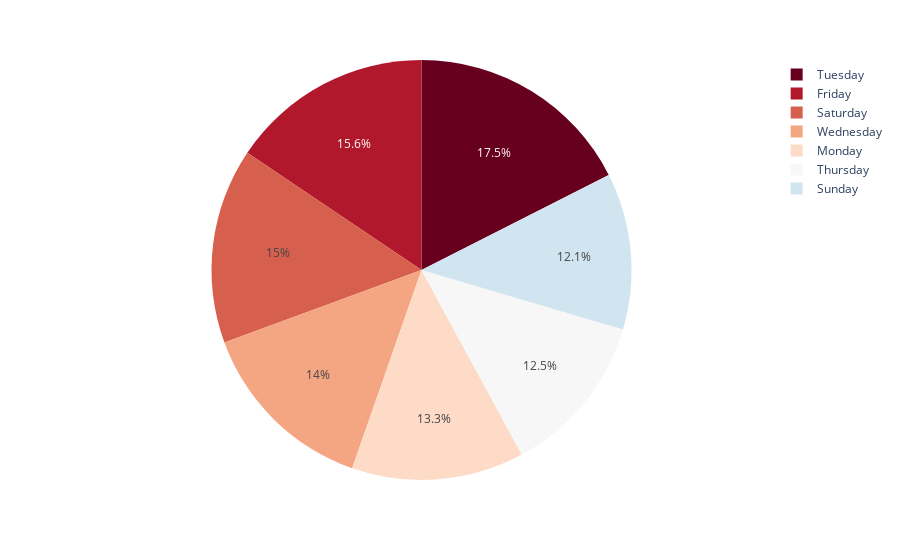

The cell this chart's notebook holds for it:
### Code cell
fig = px.pie(date, names="day", values="minutes_played", color_discrete_sequence=px.colors.sequential.RdBu)

fig.show()

### Figure 1 — Plotly figure (JSON) as saved in the notebook; plotly's stock layout.template omitted (floating-point values rounded to 4 significant figures)
{"data": [{"domain": {"x": [0, 1], "y": [0, 1]}, "hovertemplate": "day=%{label}<br>minutes_played=%{value}<extra></extra>", "labels": ["Friday", "Monday", "Saturday", "Sunday", "Thursday", "Tuesday", "Wednesday"], "legendgroup": "", "name": "", "showlegend": true, "type": "pie", "values": [1711.0, 1459.0, 1653.0, 1326.0, 1375.0, 1926.0, 1543.0]}], "layout": {"legend": {"tracegroupgap": 0}, "margin": {"t": 60}, "piecolorway": ["rgb(103,0,31)", "rgb(178,24,43)", "rgb(214,96,77)", "rgb(244,165,130)", "rgb(253,219,199)", "rgb(247,247,247)", "rgb(209,229,240)", "rgb(146,197,222)", "rgb(67,147,195)", "rgb(33,102,172)", "rgb(5,48,97)"]}}
